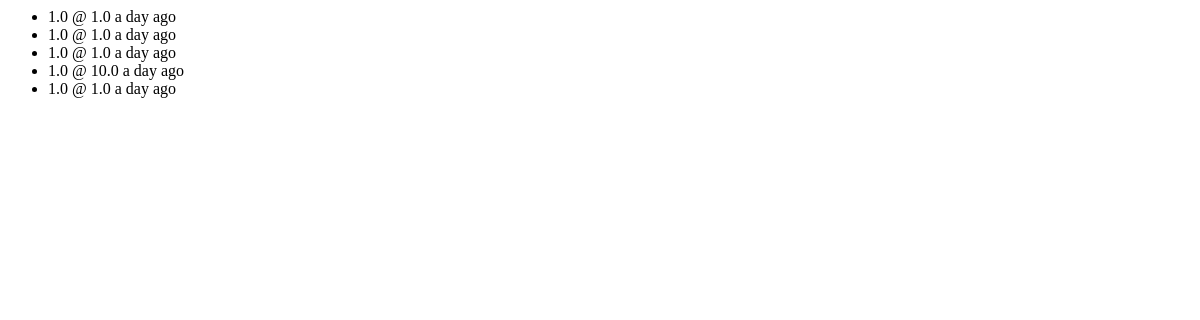
The app's page /ui/trades, older data.
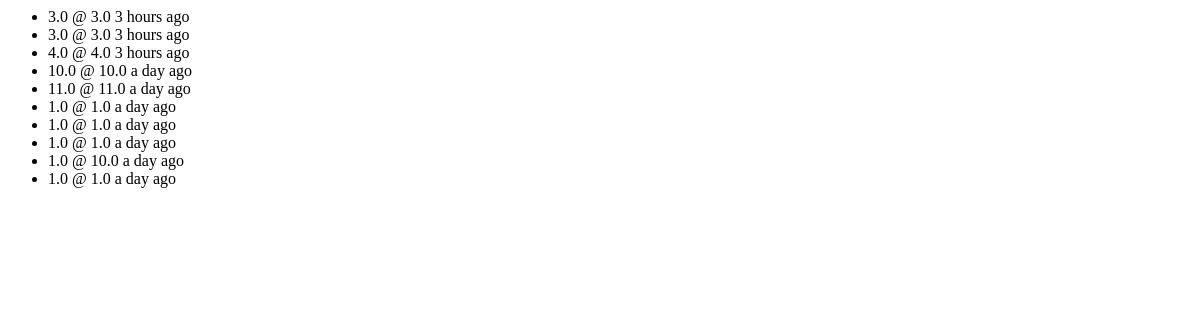
The same page, newer data.
### app/models.py (models this page shows)
class TradeProjection(Base):
    __tablename__ = "trades"
    id = Column(Integer, primary_key=True)
    buy_order_id = Column(Integer, nullable=False)
    sell_order_id = Column(Integer, nullable=False)
    price = Column(Float, nullable=False)
    quantity = Column(Float, nullable=False)
    side = Column(SqlEnum(OrderSide), nullable=False)
    timestamp = Column(DateTime(timezone=True), server_default=func.now())

### app/ui/views.py (the view)
@ui_router.get("/ui/trades", response_class=HTMLResponse)
async def ui_trades(request: Request, db=Depends(get_db)):
    trades = await get_recent_trades(db)
    now = datetime.now(timezone.utc)
    trades_data = []
    for t in trades:
        ts = t.timestamp
        if ts.tzinfo is None:
            ts = ts.replace(tzinfo=timezone.utc)
        trades_data.append({
            "side": "buy" if t.buy_order_id < t.sell_order_id else "sell",
            "price": t.price,
            "quantity": t.quantity,
            "time": humanize.naturaltime(now - ts)
        })
    return templates.TemplateResponse(
        "partials/trades.html", {"request": request, "trades": trades_data}
    )

### app/templates/partials/trades.html (shortened to what this page needs)
<ul class="max-h-64 overflow-y-auto px-4 py-2 space-y-1">
    {% for trade in trades %}
    <li
        id="trade-{{ trade.buy_order_id }}-{{ trade.sell_order_id }}"
        class="flex justify-between text-sm px-2 py-1 rounded {% if trade.side == 'buy' %}bg-green-50 text-green-800 {% else %}bg-red-50 text-red-800{% endif %}"
    >
        <span>{{ trade.quantity }} @ {{ trade.price }}</span>
        <span class="text-gray-400 text-xs">{{ trade.time }}</span>
    </li>
    {% endfor %}
</ul>

Row changes from the older to the newer data that the page shows:
added TradeProjection: quantity "3.0", price "3.0", time "3 hours ago"
added TradeProjection: quantity "3.0", price "3.0", time "3 hours ago"
added TradeProjection: quantity "4.0", price "4.0", time "3 hours ago"
added TradeProjection: quantity "10.0", price "10.0", time "a day ago"
added TradeProjection: quantity "11.0", price "11.0", time "a day ago"
